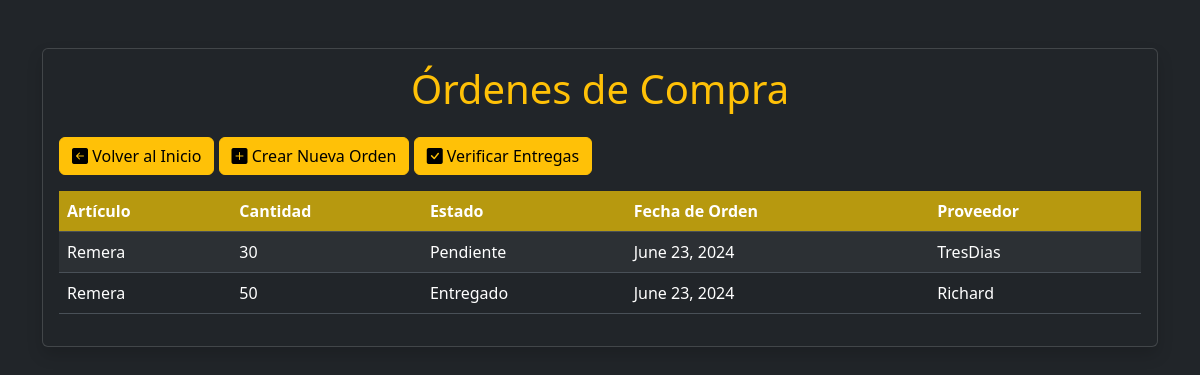
/ordenes/, run on an earlier commit of the app's database.
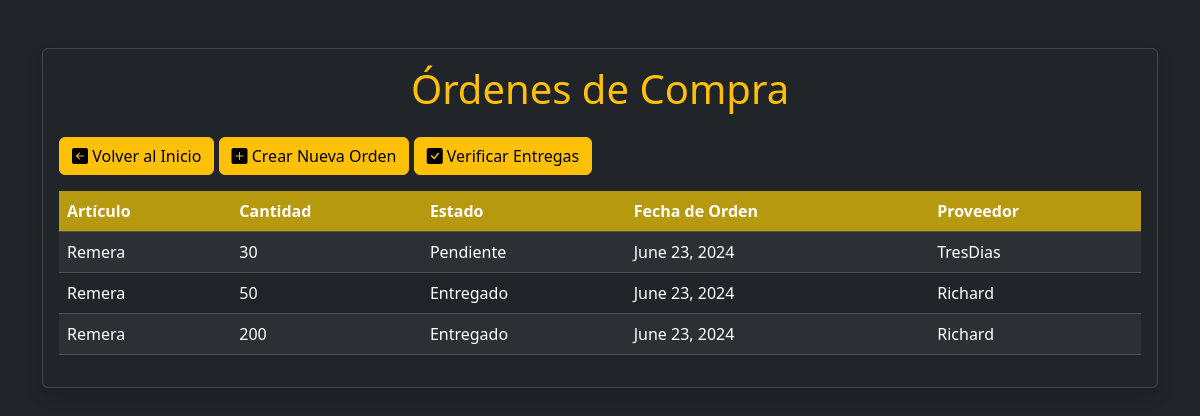
And on a later commit of the database.
### stock/models.py (models this page shows, shortened)
class OrdenDeCompra(models.Model):
    codODC = models.AutoField(primary_key=True)
    cantidad = models.IntegerField()
    estado = models.ForeignKey(EstadoOrdenCompra, on_delete=models.CASCADE, related_name='ordenDeCompra')
    articulo = models.ForeignKey(Articulo, on_delete=models.CASCADE, related_name='ordenDeCompra')
    proveedor = models.ForeignKey(Proveedor, on_delete=models.CASCADE, related_name='ordenDeCompra')
    fechaOrden = models.DateField(auto_now_add=True)
    diasDemoraOrden = models.IntegerField()

class Articulo(models.Model):
    codArticulo = models.AutoField(primary_key=True)
    fechaAltaArticulo = models.DateField(auto_now_add=True)
    fechaBajaArticulo = models.DateField(null=True, blank=True, max_length=30)
    nombreArticulo = models.CharField(max_length=30)
    stockArticulo = models.IntegerField()
    puntoPedido = models.IntegerField(default=0)
    stockSeguridad = models.IntegerField(default=0)
    loteOptimo = models.IntegerField(default=0)
    cantidasIntervaloFijo = models.IntegerField(default=0)
    estado = models.ForeignKey(EstadoArticulo, on_delete=models.CASCADE, related_name='articulos')
    modeloInventario = models.ForeignKey(ModeloInventario, on_delete=models.CASCADE, related_name="articulos")
    proveedor = models.ForeignKey(Proveedor, on_delete=models.CASCADE, related_name='articulos', null=True)

class EstadoOrdenCompra(models.Model):
    codEC = models.AutoField(primary_key=True)
    nombreEC = models.CharField(null=False, blank=False, max_length=30)
    fechaHoraBajaEC = models.DateField(null=True, blank=True)

class Proveedor(models.Model):
    codProveedor = models.AutoField(primary_key=True)
    fechaBajaProveedor = models.DateField(null=True, blank=True)
    nombreProveedor = models.CharField(null=False, blank=False, max_length=30)
    diasDeDemora = models.IntegerField(null=False, blank=False)
    precioXunidad = models.FloatField(null=False, blank=False)
    costo_pedido = models.FloatField(null=False, blank=False)

### stock/views.py (the view)
# urls.py: path('ordenes/', ListarOrdenesDeCompraView.as_view(), name='listar_ordenes_de_compra'),
class ListarOrdenesDeCompraView(ListView):
    model = OrdenDeCompra
    template_name = 'listar_ordenes_de_compra.html'
    context_object_name = 'ordenes'

### stock/Templates/listar_ordenes_de_compra.html (shortened to what this page needs)
<!DOCTYPE html>
<html lang="en" data-bs-theme="dark">
<head>
    <link href="https://cdn.jsdelivr.net/npm/bootstrap@5.3.3/dist/css/bootstrap.min.css" rel="stylesheet"
>
    <link rel="stylesheet" href="https://cdn.jsdelivr.net/npm/bootstrap-icons@1.11.3/font/bootstrap-icons.min.css">
</head>
<body>
    <div class="container mt-5">
        <div class="card shadow">
            <div class="card-body">
                <h1 class="card-title mb-4 text-center text-warning">Órdenes de Compra</h1>
                <a href="{% url 'inicio' %}" class="btn btn-warning mb-3"><i class="bi bi-arrow-left-square-fill"></i> Volver al Inicio</a>
                <a href="{% url 'crear_orden_de_compra' %}" class="btn btn-warning mb-3"><i class="bi bi-plus-square-fill"></i> Crear Nueva Orden</a>
                <a href="{% url 'verificar_entregas' %}" class="btn btn-warning mb-3"><i class="bi bi-check-square-fill"></i> Verificar Entregas</a>
                <div class="table-responsive">
                    <table class="table table-striped table-hover">
                        <thead>
                            <tr>
                                <th scope="col" style="background-color: rgba(221, 182, 9, 0.795);">Artículo</th>
                                <th scope="col" style="background-color: rgba(221, 182, 9, 0.795);">Cantidad</th>
                                <th scope="col" style="background-color: rgba(221, 182, 9, 0.795);">Estado</th>
                                <th scope="col" style="background-color: rgba(221, 182, 9, 0.795);">Fecha de Orden</th>
                                <th scope="col" style="background-color: rgba(221, 182, 9, 0.795);">Proveedor</th>
                            </tr>
                        </thead>
                        <tbody>
                            {% for orden in ordenes %}
                            <tr>
                                <td>{{ orden.articulo.nombreArticulo }}</td>
                                <td>{{ orden.cantidad }}</td>
                                <td>{{ orden.estado.nombreEC }}</td>
                                <td>{{ orden.fechaOrden }}</td>
                                <td>{{ orden.proveedor.nombreProveedor }}</td>
                            </tr>
                            {% endfor %}
                        </tbody>
                    </table>
                </div>
            </div>
        </div>
    </div>
</body>
</html>

What changed in the data, as far as the page shows it:
added OrdenDeCompra: articulo.nombreArticulo "Remera", cantidad "200", estado.nombreEC "Entregado", fechaOrden "June 23, 2024", proveedor.nombreProveedor "Richard"
